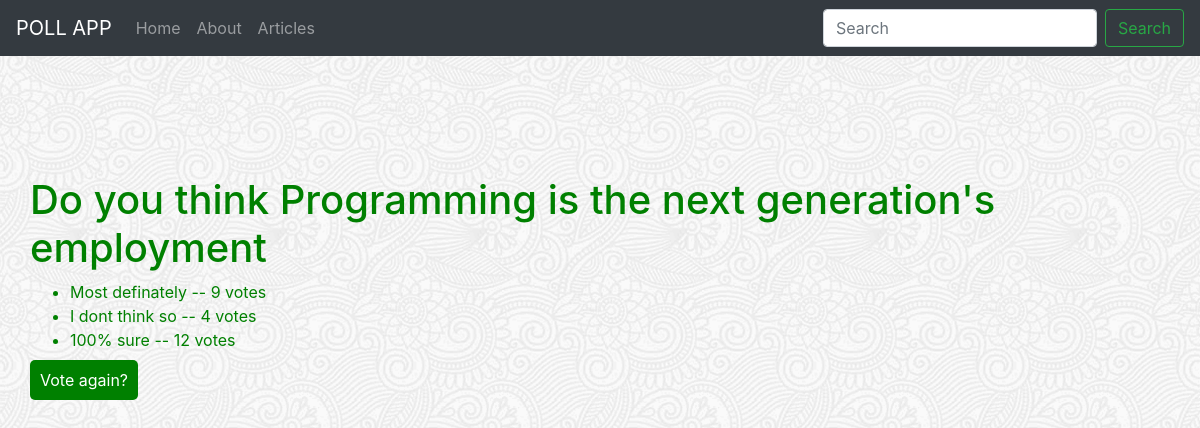
Screenshot of /polls/5/results/ with the database file from the repository.
### polls/models.py (models this page shows, shortened)
class Question(models.Model):
    question_text = models.CharField(max_length=200)
    pub_date = models.DateTimeField('date published')

class Choice(models.Model):
    question = models.ForeignKey(Question, on_delete=models.CASCADE)
    choice_text = models.CharField(max_length=200)
    votes = models.IntegerField(default=0)

### polls/views.py (the view)
# urls.py: path('<int:pk>/results/', views.ResultsView.as_view(), name='results'),
class ResultsView(generic.DetailView):
    model = Question
    template_name = 'polls/results.html'

### polls/templates/polls/results.html
{% extends 'polls/layout.html' %}
{% block body %}
    <h1>{{ question.question_text }}</h1>
    <ul>
    {% for choice in question.choice_set.all %}
        <li>{{ choice.choice_text }} -- {{ choice.votes }} vote{{ choice.votes|pluralize }}</li>
    {% endfor %}
    </ul>
    <a class="my_button" href="{% url 'polls:detail' question.id %}">Vote again?</a>
{% endblock %}

### polls/static/polls/style.css (style rules this page uses)
body { background: rgb(151, 28, 28) url("images/background.png") ; color:green; }
.my_button { width: 200px; margin-top: 20px; background-color: green; color: #fff; padding: 10px; border: none; border-radius: 5px; }

### rows the page displays
Question: question_text "Do you think Programming is the next generation's employment"
Choice: choice_text "Most definately", votes "9"
Choice: choice_text "I dont think so", votes "4"
Choice: choice_text "100% sure", votes "12"
